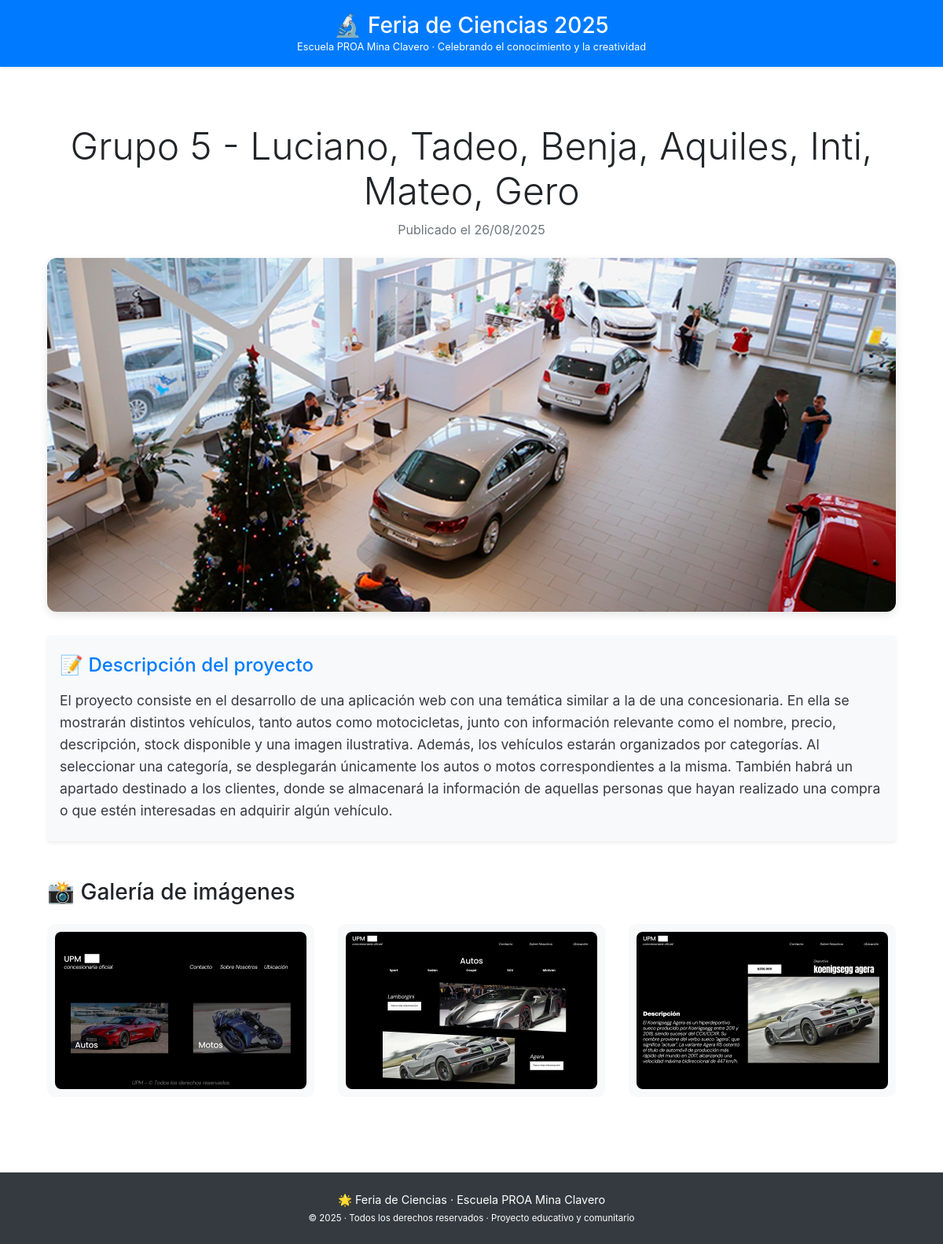
The app's page /proyecto/8/ with its own data.
### app1/models.py (models this page shows, shortened)
class Publicacion(models.Model):
    titulo = models.CharField(max_length=100)
    descripcion = models.TextField()
    imagen = models.ManyToManyField("Imagen", through="imagenPublicacion")
    portada = models.ImageField(upload_to='publicaciones/', blank=True, null=True)
    fecha_creacion = models.DateTimeField(auto_now_add=True)

class Imagen(models.Model):
    imagen = models.ImageField(upload_to='publicaciones/', blank=True, null=True)

### app1/views.py (the view)
# urls.py: path('proyecto/<int:pk>/', views.proyectoDetalle, name='proyectoDetalle'),
def proyectoDetalle(request, pk):
    proyecto = Publicacion.objects.get(id=pk)
    imagenes = [ x.id_imagen for x in imagenPublicacion.objects.all() if x.id_publicacion.id == pk]
    context= {"proyecto" : proyecto, "imagenes" : imagenes}
    return render(request, os.path.join("detalleProyecto.html"), context=context)

### feriaCiencias/templates/detalleProyecto.html (shortened to what this page needs)
{% extends "base.html" %}
{% block estilos %}
<link rel="stylesheet" href="https://maxcdn.bootstrapcdn.com/bootstrap/4.5.2/css/bootstrap.min.css">
{% endblock %}
{% block content %}
<div class="container py-5">
    <div class="text-center mb-4">
        <h1 class="display-5">{{ proyecto.titulo }}</h1>
        <p class="text-muted">Publicado el {{ proyecto.fecha_creacion|date:"d/m/Y" }}</p>
    </div>
    {% if proyecto.portada %}
        <img src="{{ proyecto.portada.url }}" alt="Portada del proyecto" class="portada">
    {% endif %}
    <div class="descripcion mb-5 px-3 py-4 bg-light rounded shadow-sm">
        <h4 class="mb-3 text-primary">📝 Descripción del proyecto</h4>
        <div  style="white-space: word-wrap: break-word;">
            {{ proyecto.descripcion}}
        </div>
    </div>
    {% if imagenes %}
    <h3 class="mb-4 titulo-galeria">📸 Galería de imágenes</h3>
    <div class="row">
        {% for img in imagenes %}
        <div class="col-md-4 mb-4">
            <div class="card-galeria">
                <img src="{{ img.imagen.url }}" alt="Imagen relacionada" class="galeria-img"
                     data-toggle="modal" data-target="#modalImagen"
                     onclick="mostrarImagen('{{ img.imagen.url }}')">
            </div>
        </div>
        {% endfor %}
    </div>
    {% else %}
        <p class="text-muted">No hay imágenes adicionales para este proyecto.</p>
    {% endif %}
</div>
{% endblock %}

### feriaCiencias/templates/base.html (style rules this page uses)
html, body { height: 100%; margin: 0; display: flex; flex-direction: column; }

### feriaCiencias/templates/detalleProyecto.html (style rules this page uses)
.portada { max-height: 450px; object-fit: cover; width: 100%; border-radius: 12px; box-shadow: 0 4px 12px rgba(0,0,0,0.1); margin-bottom: 30px; }
.galeria-img { height: 200px; object-fit: cover; width: 100%; border-radius: 8px; transition: transform 0.3s ease; cursor: pointer; }
.card-galeria { border: none; background-color: #f8f9fa; padding: 10px; border-radius: 10px; }
.descripcion { font-size: 1.1rem; line-height: 1.6; color: #343a40; }
.titulo-galeria { font-size: 1.25rem; }
@media (min-width: 768px) { .titulo-galeria { font-size: 1.75rem; } }

### records on screen
Publicacion: titulo "Grupo 5 - Luciano, Tadeo, Benja, Aquiles, Inti, Mateo, Gero", fecha_creacion "26/08/2025", portada (picture), descripcion "El proyecto consiste en el desarrollo de una aplicación web con una temática similar a la de una concesionaria. En ella se mostrarán distintos vehículos, tanto autos como motocicletas, junto con información relevante como el nombre, precio, descripción, stock disponible y una imagen ilustrativa. Además, los vehículos estarán organizados por categorías. Al seleccionar una categoría, se desplegarán únicamente los autos o motos correspondientes a la misma. También habrá un apartado destinado a los clientes, donde se almacenará la información de aquellas personas que hayan realizado una compra o que estén interesadas en adquirir algún vehículo."
Imagen: imagen (picture)
Imagen: imagen (picture)
Imagen: imagen (picture)
